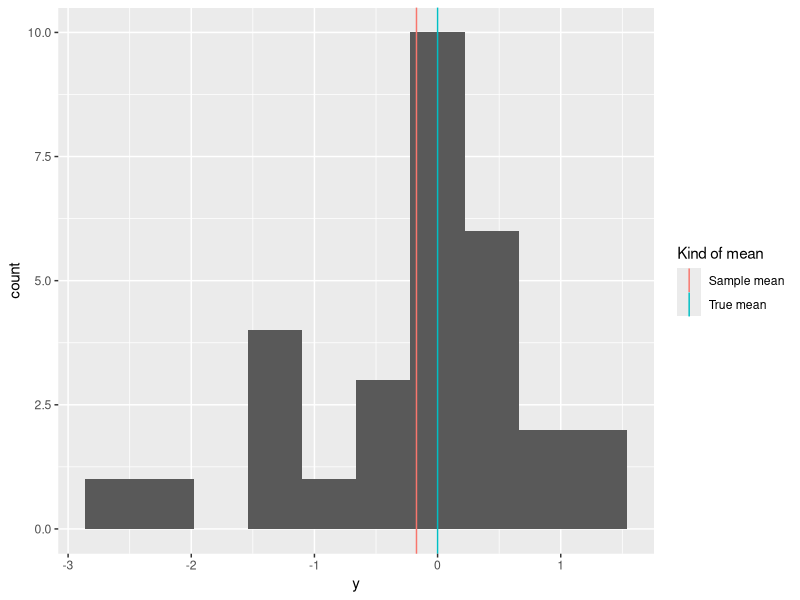
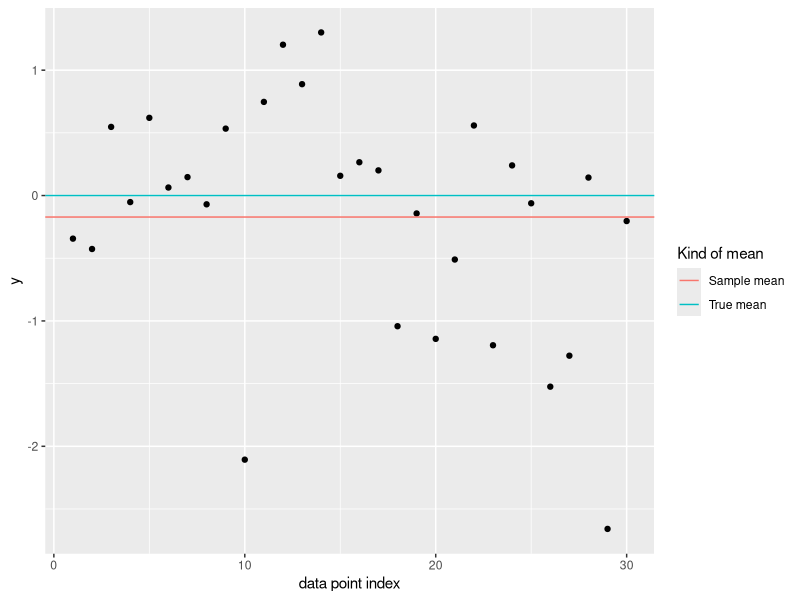
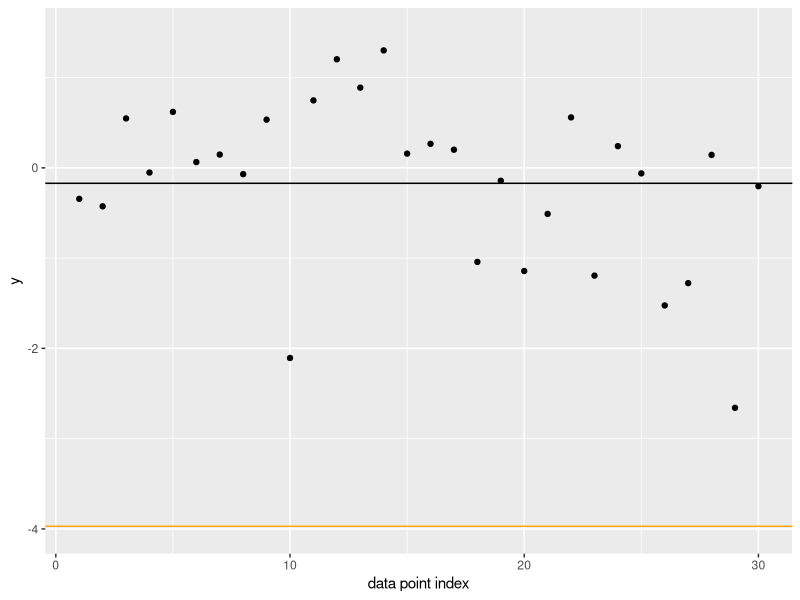
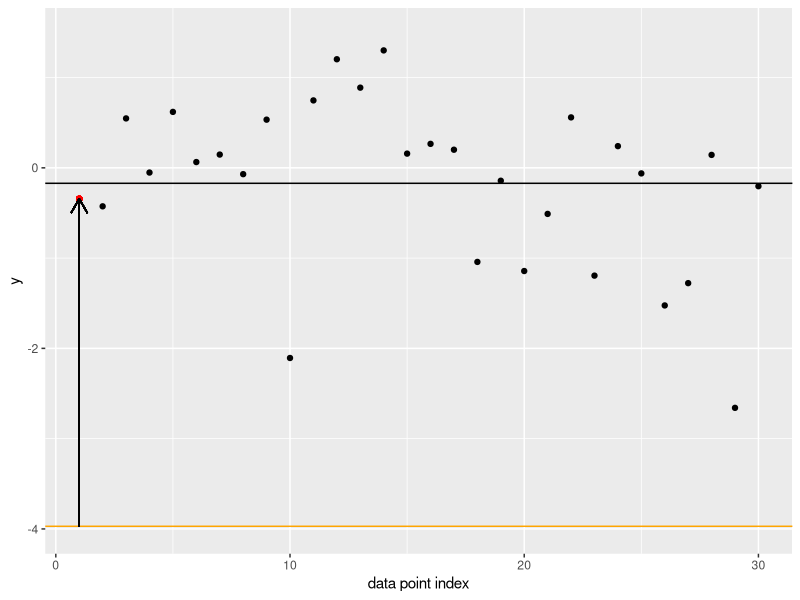
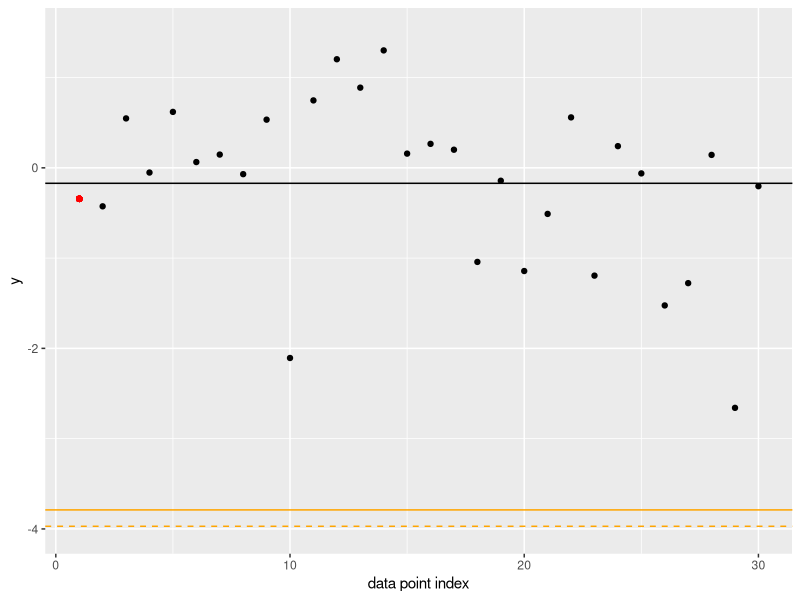

Source code (R) for these figures, in order:
## ---- chunk 1
#| warning: false
#| message: false
library(tidyverse)

set.seed(128230565)
n <- 30
normal_df <- tibble(`data point index` = 1:n,
                    y = rnorm(n, mean = 0, sd = 1))

means_df <- tibble(the_mean = c(0, mean(normal_df$y)),
                   "Kind of mean" = c("True mean", "Sample mean"))
## ---- chunk 2
#| echo: false
ggplot(data = normal_df, aes(x = y)) +
  geom_histogram(bins = 10) +
  geom_vline(data = means_df, aes(xintercept = the_mean, color = `Kind of mean`))
## ---- chunk 3
#| echo: false
ggplot(data = normal_df, aes(x = `data point index`, y = y)) +
  geom_point() +
  geom_hline(data = means_df, aes(yintercept = the_mean, color = `Kind of mean`))
## ---- chunk 4
# generate a random initial guess about the mean
set.seed(873917234)
current_guess_at_mean <- rnorm(1, sd = 3)
## ---- chunk 5
#| echo: false
ggplot(data = normal_df, aes(x = `data point index`, y = y)) +
  geom_hline(aes(yintercept = mean(.data$y)), color = "black") +
  geom_hline(yintercept = current_guess_at_mean, color = "orange") +
  geom_point() +
  ylim(-4, 1.5)
## ---- chunk 6
# pick a random data point
ipick <- 1

# computing squared error and difference
error <- (current_guess_at_mean - normal_df[['y']][ipick])^2
delta <- current_guess_at_mean - normal_df[['y']][ipick]
## ---- chunk 7
#| echo: false
ggplot(data = normal_df, aes(x = `data point index`, y = y)) +
  geom_hline(aes(yintercept = mean(.data$y)), color = "black") +
  geom_hline(yintercept = current_guess_at_mean, color = "orange") +
  geom_point() +
  geom_point(aes(x = .data[['data point index']][ipick], y = .data[['y']][ipick]), color = "red") +
  geom_segment(aes(x = .data[["data point index"]][ipick], y = current_guess_at_mean,
                   xend = .data[["data point index"]][ipick], yend = .data[['y']][ipick]),  arrow = arrow(length = unit(0.03, "npc"))) +
  ylim(-4, 1.5)
## ---- chunk 8
#| echo: false
# we save this behind the scenes only for comparison plotting 
previous_guess <- current_guess_at_mean
## ---- chunk 9
alpha <- 0.05
current_guess_at_mean <- current_guess_at_mean - alpha * delta
## ---- chunk 10
#| echo: false
ggplot(data = normal_df, aes(x = `data point index`, y = y)) +
  geom_hline(aes(yintercept = mean(.data$y)), color = "black") +
  geom_hline(yintercept = current_guess_at_mean, color = "orange") +
  geom_hline(yintercept = previous_guess, color = "orange", linetype = "dashed") +
  geom_point() +
  geom_point(aes(x = .data[['data point index']][ipick], y = .data[['y']][ipick]), color = "red") +
  ylim(-4, 1.5)
